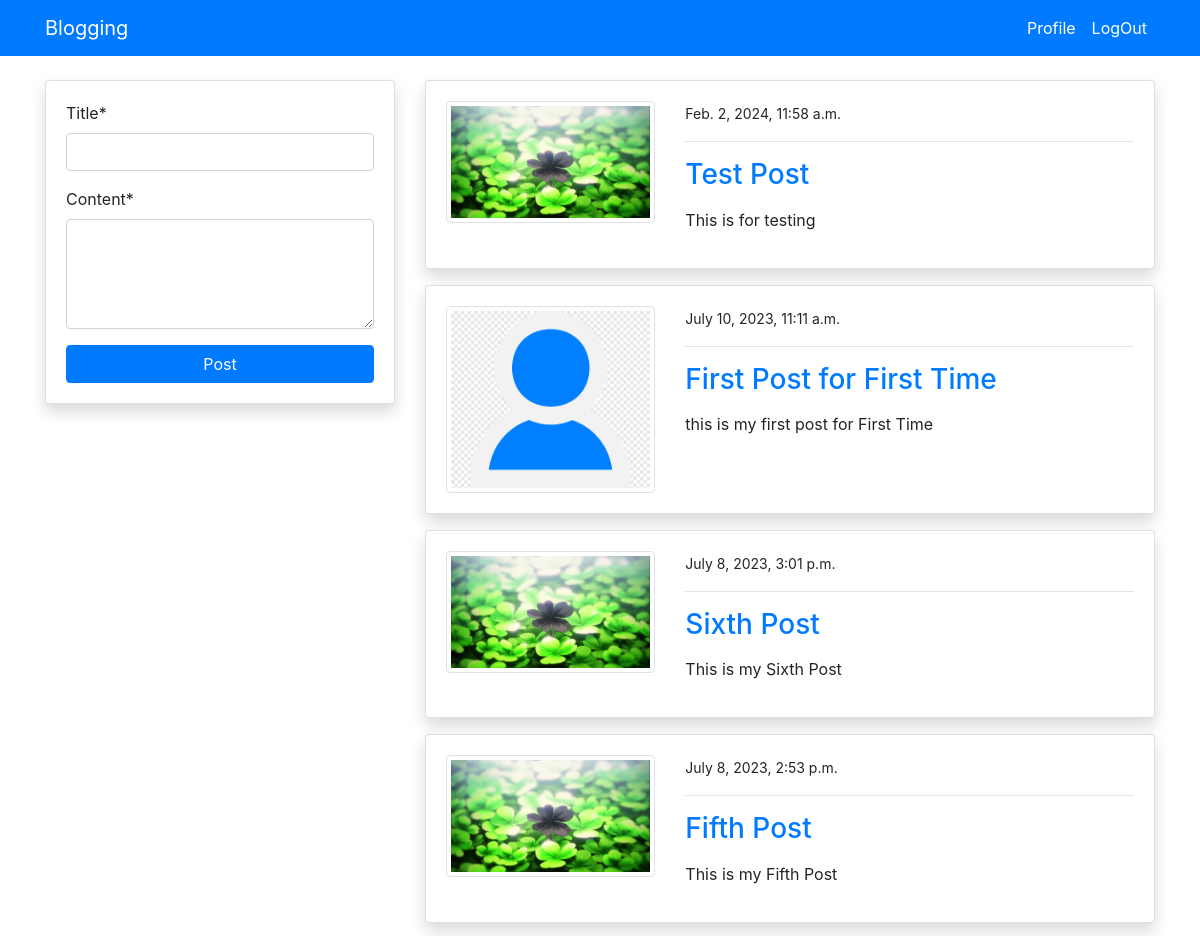
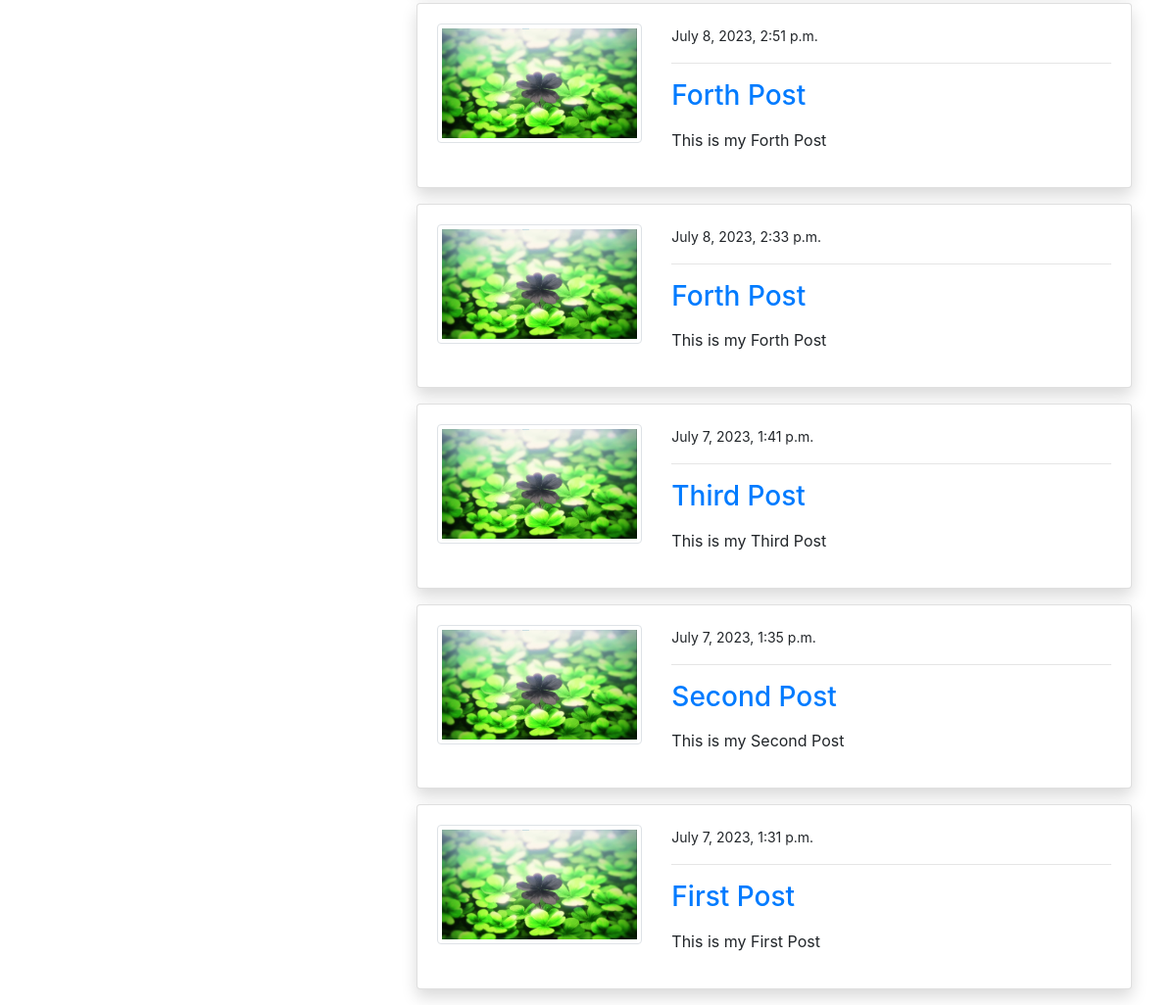
Page /blog/ (signed in) on the committed database (2 pictures, top to bottom).
### blog/models.py (models this page shows, shortened)
class PostModel(models.Model):
    title = models.CharField(max_length=100)
    content = models.TextField()
    author = models.ForeignKey(User, on_delete=models.CASCADE)
    date_created = models.DateTimeField(auto_now_add=True)
    class Meta:
        ordering = ('-date_created', )

### users/models.py (models this page shows, shortened)
class ProfileModel(models.Model):
    user = models.OneToOneField(User, on_delete=models.CASCADE)
    image = models.ImageField(default='default.png', upload_to='profile', validators=[FileExtensionValidator(['png','jpg'])])

### blog/views.py (the view)
# urls.py: path('blog/', views.index, name = 'blog-index'),
@login_required
def index(request):
    posts = PostModel.objects.all()
    if request.method == 'POST':
        form = PostModelForm(request.POST)
        if form.is_valid():
            instance = form.save(commit=False)
            instance.author = request.user
            instance.save()
            return redirect ('blog-index')
    else:
        form = PostModelForm()
    form = PostModelForm()
    context = {
        'posts' : posts,
        'form' : form,
    }
    return render(request, 'blog/index.html', context)

### blog/forms.py
class PostModelForm(forms.ModelForm):
    content = forms.CharField(widget=forms.Textarea(attrs={'rows' : 4}))
    class Meta:
        model = PostModel
        fields = ('title', 'content')

### templates/blog/index.html (shortened to what this page needs)
{% extends 'partials/base.html' %}
{% load crispy_forms_tags %}
{% block content %}
<div class="container">
    <div class="row mt-5 pt-3">
        <div class="col-md-4">
            <div class="card  my-3 shadow">
                <div class="card-body">
                    <form method="POST">
                        {{ form|crispy }}
                        <input class="btn btn-primary btn-block" type="submit" value="Post">
                    </form>
                </div>
            </div>
        </div>
        <div class="col-md-8">
            {% for post in posts %}
            <div class="card shadow my-3">
                <div class="card-body">
                    <div class="row">
                        <div class="col-md-4">
                            <img class="img-thumbnail" src="{{ post.author.profilemodel.image.url }}" alt="img">
                        </div>
                        <div class="col-md-8">
                            <small>{{ post.date_created }}</small>
                            <hr>
                            <a class="h3" href="{% url 'blog-post-detail' post.id %}"> {{ post.title }} </a>
                            <p class="text-justify my-3" >
                                {{ post.content }}
                            </p>
                        </div>
                    </div>
                </div>
            </div>
            {% endfor %}
        </div>
    </div>
</div>
{% endblock %}

### templates/partials/base.html (shortened to what this page needs)
{% load static %}
<!doctype html>
<html lang="en">
  <head>
    <link rel="stylesheet" href="https://cdn.jsdelivr.net/npm/bootstrap@4.6.2/dist/css/bootstrap.min.css">
    <link rel="stylesheet" href="{% static '/style.css' %}">
  </head>
  <body>
    {% include 'partials/nav.html' %}
    {% block content %}
    {% endblock %}
  </body>
</html>

### templates/partials/nav.html (shortened to what this page needs)
<nav class="navbar navbar-expand-lg navbar-primary bg-primary fixed-top">
    <div class="container">
        {% if request.user.is_authenticated %}
        <a class="navbar-brand text-white" href="{% url 'blog-index' %}">Blogging</a>
        <div class="collapse navbar-collapse" id="navbarSupportedContent">
        <ul class="navbar-nav ml-auto">
            <li class="nav-item active">
            <a class="nav-link text-white" href="{% url 'users-profile' %}">Profile <span class="sr-only">(current)</span></a>
            </li>
            <li class="nav-item">
            <a class="nav-link text-white" href="{% url 'user-logout' %}">LogOut</a>
            </li>
        </ul>
        {% endif %}
        </div>
    </div>
  </nav>

### rows in the picture
PostModel: author.profilemodel.image (picture), date_created "Feb. 2, 2024, 11:58 a.m.", title "Test Post", content "This is for testing"
PostModel: author.profilemodel.image (placeholder picture), date_created "July 10, 2023, 11:11 a.m.", title "First Post for First Time", content "this is my first post for First Time"
PostModel: author.profilemodel.image (picture), date_created "July 8, 2023, 3:01 p.m.", title "Sixth Post", content "This is my Sixth Post"
PostModel: author.profilemodel.image (picture), date_created "July 8, 2023, 2:53 p.m.", title "Fifth Post", content "This is my Fifth Post"
PostModel: author.profilemodel.image (picture), date_created "July 8, 2023, 2:51 p.m.", title "Forth Post", content "This is my Forth Post"
PostModel: author.profilemodel.image (picture), date_created "July 8, 2023, 2:33 p.m.", title "Forth Post", content "This is my Forth Post"
PostModel: author.profilemodel.image (picture), date_created "July 7, 2023, 1:41 p.m.", title "Third Post", content "This is my Third Post"
PostModel: author.profilemodel.image (picture), date_created "July 7, 2023, 1:35 p.m.", title "Second Post", content "This is my Second Post"
PostModel: author.profilemodel.image (picture), date_created "July 7, 2023, 1:31 p.m.", title "First Post", content "This is my First Post"
